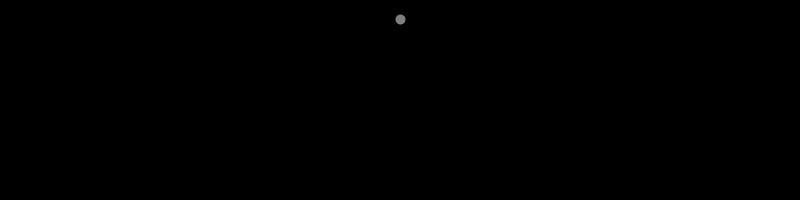
Frame 1 (no input)
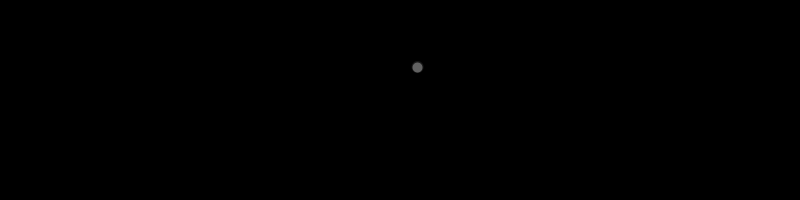
Frame 60 (the mouse pressed at the canvas centre just before this capture)
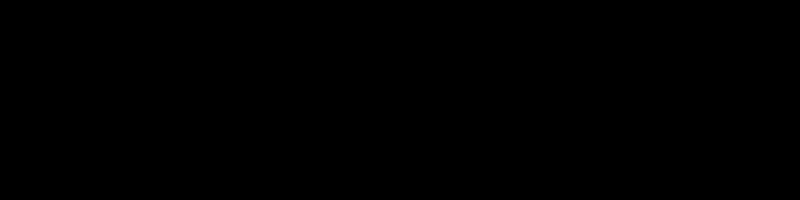
Frame 120 (the mouse held since frame 60 and released just before this capture)

The Processing sketch that drew these frames (run headless with seeded random() and noise(); from frame 60 on, the mouse is pressed at the canvas centre):

// Processing sketch: singleParticle
// ── singleParticle.pde
//instancia de la clase Particle...la llamamos p
Particle p;

void setup() {
  size(800,200);
  //creamos la particula. Si nos fijamos en la clase
  //Particle, veremos que recibe como parametro un 
  //vector. Este vector indica la posicion inicial del objeto
  //(vector location)
  p = new Particle(new PVector(width/2,20));
  background(0);
  smooth();
}

void draw() {
  background(0);
  //corremos la particulita...
  p.update();
  p.display();
  //murio a particula que estabamos usando? 
  //si murio, creamos una nueva...
  if (p.isDead()) {
    p = new Particle(new PVector(width/2,20));
  }
}




// ── Particle.pde
class Particle {
  PVector location;
  PVector velocity;
  PVector acceleration;
  //variable nueva. La llamamos life, y es para indicar cuanto
  //"tiempo de vida" queremos que tenga la particulita...
  float life;

  Particle(PVector l) {
    acceleration = new PVector(0, 0.05);
    velocity = new PVector(random(-1, 1), random(-1, 0));
    location = l.get();
    //asignamos el valor a la variable life
    life = 255.0;
  }
  //actualizamos valores! lo de siempre: velocity agrega
  //acceleration, location agrega velocity, peeero...
  //tambien decrementamos el valor de la variable life
  void update() {
    velocity.add(acceleration);
    location.add(velocity);
    life -= 1.0;
  }

  //mostramos :)
  void display() {
    stroke(0, life);
    strokeWeight(2);
    fill(127, life);
    ellipse(location.x, location.y, 12, 12);
  }

  //esta funcion devuelve un booleano y la necesitamos para
  //saber si la particula sigue con vida. como sabemos 
  //si sigue con vida? sigue con vida si el valor de life
  //es mayot a 0.
  boolean isDead() {
    if (life < 0.0) {
      return true;
    } 
    else {
      return false;
    }
  }
}
